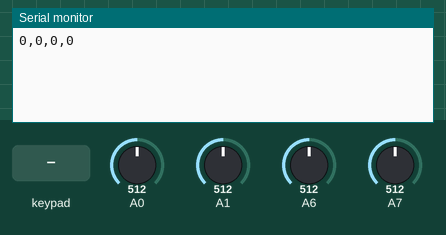
A sketch run on a simulated Arduino Leonardo, built with avr-gcc and run on an emulated ATmega32U4. Parts: the last lines printed to the serial monitor. The test bench sets the inputs (shaded band); at power-on: A0 = 512, A1 = 512, A6 = 512, A7 = 512. USB keyboard and mouse output is not drawn.

Above: at 1.2 s.
1.3 s: key 'm' pressed
At 2.3 s:
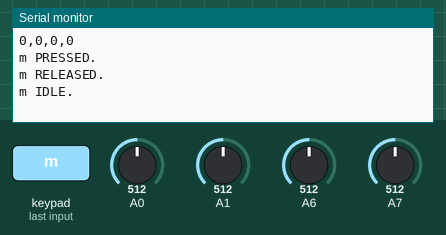
2.9 s: key 'n' pressed
At 3.6 s:
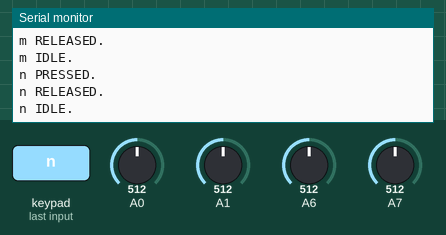
4.5 s: key 'o' pressed
At 5.8 s:
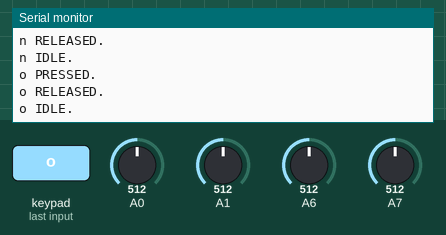
6.1 s: key 'p' pressed
At 7.1 s:
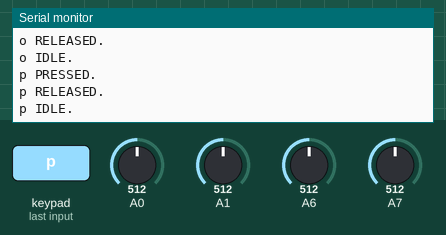
7.7 s: key 'i' pressed
At 8.3 s:
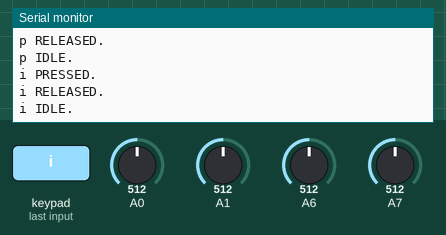
9.3 s: key 'l' pressed
At 10.7 s:
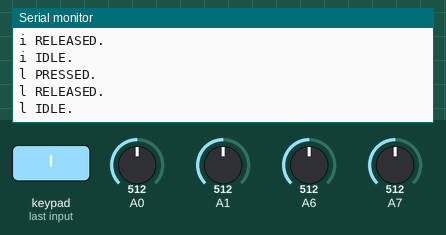

Measured:
- after the input at 1.3 s, the serial monitor: prints a new line at once (image 1)
- after the input at 2.9 s, the serial monitor: prints a new line at once (image 2)
- after the input at 4.5 s, the serial monitor: prints a new line at once (image 3)
- after the input at 6.1 s, the serial monitor: prints a new line at once (image 4)
- after the input at 7.7 s, the serial monitor: prints a new line at once (image 5)
- after the input at 9.3 s, the serial monitor: prints a new line at once (image 6)

The sketch:

keypadkeyboard.ino
```cpp
/* @file MultiKey.ino
|| @version 1.0
|| @author Mark Stanley
|| @contact mstanley@technologist.com
||
|| @description
|| | The latest version, 3.0, of the keypad library supports up to 10
|| | active keys all being pressed at the same time. This sketch is an
|| | example of how you can get multiple key presses from a keypad or
|| | keyboard.
|| #
*/
#include <Mouse.h>
#include <Keyboard.h>
#include <Keypad.h>

const byte ROWS = 4; //four rows
const byte COLS = 4; //three columns
char keys[ROWS][COLS] = {
{'m','n','o','p'},    //ll,ld,lu,lr
{'i','j','k','l'},    //lk,ls,lb,lt
{'e','f','g','h'},    //rd,ru,rr,rl
{'a','b','c','d'}    //rs,rt,rb,rk
};
byte rowPins[ROWS] = {2, 3, 5, 7};	//row
byte colPins[COLS] = {10, 16, 14, 15};	//column
Keypad kpd = Keypad( makeKeymap(keys), rowPins, colPins, ROWS, COLS );

int lx = 0;
int ly = 0;
int rx = 0;
int ry = 0;
int t[4];

unsigned long loopCount;
unsigned long startTime;
String msg;


void setup() {
    //Keyboard.begin();
    Serial.begin(115200);
    loopCount = 0;
    startTime = millis();
    msg = "";
    Mouse.begin();
    Keyboard.begin();
}


void loop() {
    loopCount++;
    if ( (millis()-startTime)>5000 ) {
        //Serial.print("Average loops per second = ");
        //Serial.println(loopCount/5);
        startTime = millis();
        loopCount = 0;
    }

    t[0] = analogRead(A6);
    t[1] = 1023-analogRead(A7);
    t[2] = 1023-analogRead(A0);
    t[3] = analogRead(A1);
    if((lx!=t[0])|(ly!=t[1])|(rx!=t[2])|(ry!=t[3]))
    {
        if(t[0] < 256)Mouse.move(-1, 0);
        if(t[0] > 768)Mouse.move(1, 0);
        if(t[1] < 256)Mouse.move(0, 1);
        if(t[1] > 768)Mouse.move(0, -1);
        Serial.print(lx);
        Serial.print(',');
        Serial.print(ly);
        Serial.print(',');
        Serial.print(rx);
        Serial.print(',');
        Serial.print(ry);
        Serial.print('\n');
    }
    lx = t[0];
    ly = t[1];
    rx = t[2];
    ry = t[3];

    // Fills kpd.key[ ] array with up-to 10 active keys.
    // Returns true if there are ANY active keys.
    if (kpd.getKeys())
    {
        for (int i=0; i<LIST_MAX; i++)   // Scan the whole key list.
        {
            if ( kpd.key[i].stateChanged )   // Only find keys that have changed state.
            {
                switch (kpd.key[i].kstate) {  // Report active key state : IDLE, PRESSED, HOLD, or RELEASED
                    case PRESSED:
                    msg = " PRESSED.";
                    Keyboard.press(kpd.key[i].kchar);
                break;
                    case HOLD:
                    msg = " HOLD.";
                break;
                    case RELEASED:
                    msg = " RELEASED.";
                    Keyboard.release(kpd.key[i].kchar);
                break;
                    case IDLE:
                    msg = " IDLE.";
                }
                Serial.print(kpd.key[i].kchar);
                Serial.println(msg);

            }
        }
    }
}  // End loop
```
